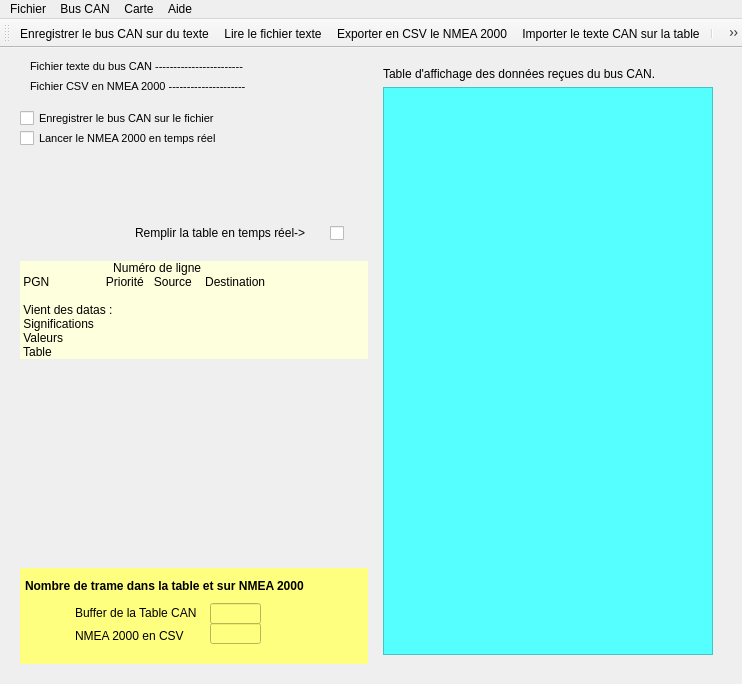
<?xml version="1.0" encoding="UTF-8"?>
<ui version="4.0">
 <author>Alain malvoisin</author>
 <class>MainWindow</class>
 <widget class="QMainWindow" name="MainWindow">
  <property name="geometry">
   <rect>
    <x>0</x>
    <y>0</y>
    <width>742</width>
    <height>684</height>
   </rect>
  </property>
  <property name="minimumSize">
   <size>
    <width>710</width>
    <height>0</height>
   </size>
  </property>
  <property name="maximumSize">
   <size>
    <width>850</width>
    <height>16777215</height>
   </size>
  </property>
  <property name="windowTitle">
   <string>CAN bus et NMEA 2000 en temps réél</string>
  </property>
  <property name="windowIcon">
   <iconset>
    <selectedon>:/icones/ps2.png</selectedon>
   </iconset>
  </property>
  <widget class="QWidget" name="centralwidget">
   <layout class="QGridLayout" name="gridLayout">
    <property name="leftMargin">
     <number>20</number>
    </property>
    <property name="topMargin">
     <number>10</number>
    </property>
    <property name="rightMargin">
     <number>20</number>
    </property>
    <property name="bottomMargin">
     <number>20</number>
    </property>
    <item row="2" column="0" colspan="2">
     <widget class="QLabel" name="lab_octet">
      <property name="sizePolicy">
       <sizepolicy hsizetype="Minimum" vsizetype="Preferred">
        <horstretch>0</horstretch>
        <verstretch>0</verstretch>
       </sizepolicy>
      </property>
      <property name="autoFillBackground">
       <bool>false</bool>
      </property>
      <property name="styleSheet">
       <string notr="true">background-color: rgb(254, 255, 221);</string>
      </property>
      <property name="lineWidth">
       <number>1</number>
      </property>
      <property name="text">
       <string>                            Numéro de ligne
 PGN                 Priorité   Source    Destination

 Vient des datas :
 Significations
 Valeurs
 Table</string>
      </property>
      <property name="wordWrap">
       <bool>true</bool>
      </property>
     </widget>
    </item>
    <item row="0" column="3" rowspan="6" colspan="2">
     <layout class="QVBoxLayout" name="verticalLayout">
      <item>
       <widget class="QWidget" name="widget_2" native="true">
        <layout class="QGridLayout" name="gridLayout_2">
         <item row="0" column="0">
          <widget class="QLabel" name="label_4">
           <property name="text">
            <string>Table d'affichage des données reçues du bus CAN.</string>
           </property>
          </widget>
         </item>
         <item row="1" column="0">
          <widget class="QTableView" name="table_can">
           <property name="minimumSize">
            <size>
             <width>310</width>
             <height>0</height>
            </size>
           </property>
           <property name="styleSheet">
            <string notr="true">background-color: rgb(85, 255, 255);</string>
           </property>
           <attribute name="horizontalHeaderMinimumSectionSize">
            <number>24</number>
           </attribute>
           <attribute name="verticalHeaderVisible">
            <bool>false</bool>
           </attribute>
           <attribute name="verticalHeaderDefaultSectionSize">
            <number>30</number>
           </attribute>
          </widget>
         </item>
        </layout>
       </widget>
      </item>
     </layout>
    </item>
    <item row="1" column="0" colspan="2">
     <widget class="QWidget" name="widget_4" native="true">
      <widget class="QCheckBox" name="check_buffer">
       <property name="geometry">
        <rect>
         <x>310</x>
         <y>55</y>
         <width>16</width>
         <height>36</height>
        </rect>
       </property>
       <property name="font">
        <font>
         <bold>true</bold>
        </font>
       </property>
       <property name="text">
        <string/>
       </property>
      </widget>
      <widget class="QLabel" name="label_9">
       <property name="geometry">
        <rect>
         <x>115</x>
         <y>65</y>
         <width>191</width>
         <height>16</height>
        </rect>
       </property>
       <property name="text">
        <string>Remplir la table en temps réel-&gt;</string>
       </property>
       <property name="buddy">
        <cstring>check_buffer</cstring>
       </property>
      </widget>
      <widget class="QLabel" name="lab_connection">
       <property name="geometry">
        <rect>
         <x>10</x>
         <y>0</y>
         <width>316</width>
         <height>41</height>
        </rect>
       </property>
       <property name="font">
        <font>
         <pointsize>8</pointsize>
         <bold>true</bold>
        </font>
       </property>
       <property name="styleSheet">
        <string notr="true">color: rgb(255, 85, 0);</string>
       </property>
       <property name="text">
        <string/>
       </property>
      </widget>
     </widget>
    </item>
    <item row="5" column="0" colspan="2">
     <widget class="QWidget" name="widget" native="true">
      <property name="styleSheet">
       <string notr="true">background-color: rgb(255, 255, 127);</string>
      </property>
      <widget class="QLineEdit" name="line_nmea">
       <property name="geometry">
        <rect>
         <x>190</x>
         <y>55</y>
         <width>51</width>
         <height>21</height>
        </rect>
       </property>
      </widget>
      <widget class="QLineEdit" name="line_table">
       <property name="geometry">
        <rect>
         <x>190</x>
         <y>35</y>
         <width>51</width>
         <height>21</height>
        </rect>
       </property>
      </widget>
      <widget class="QLabel" name="label_2">
       <property name="geometry">
        <rect>
         <x>55</x>
         <y>60</y>
         <width>121</width>
         <height>16</height>
        </rect>
       </property>
       <property name="text">
        <string>NMEA 2000 en CSV</string>
       </property>
       <property name="buddy">
        <cstring>line_nmea</cstring>
       </property>
      </widget>
      <widget class="QLabel" name="label_3">
       <property name="geometry">
        <rect>
         <x>55</x>
         <y>35</y>
         <width>131</width>
         <height>20</height>
        </rect>
       </property>
       <property name="text">
        <string>Buffer de la Table CAN</string>
       </property>
       <property name="buddy">
        <cstring>line_table</cstring>
       </property>
      </widget>
      <widget class="QLabel" name="label">
       <property name="geometry">
        <rect>
         <x>5</x>
         <y>10</y>
         <width>321</width>
         <height>16</height>
        </rect>
       </property>
       <property name="font">
        <font>
         <bold>true</bold>
        </font>
       </property>
       <property name="text">
        <string>Nombre de trame dans la table et sur NMEA 2000</string>
       </property>
      </widget>
     </widget>
    </item>
    <item row="0" column="0" colspan="2">
     <widget class="QWidget" name="widget_5" native="true">
      <widget class="QWidget" name="widget_6" native="true">
       <property name="geometry">
        <rect>
         <x>0</x>
         <y>-5</y>
         <width>331</width>
         <height>100</height>
        </rect>
       </property>
       <property name="font">
        <font>
         <pointsize>8</pointsize>
         <bold>false</bold>
        </font>
       </property>
       <widget class="QCheckBox" name="check_file">
        <property name="geometry">
         <rect>
          <x>0</x>
          <y>55</y>
          <width>246</width>
          <height>20</height>
         </rect>
        </property>
        <property name="text">
         <string>Enregistrer le bus CAN sur le fichier</string>
        </property>
       </widget>
       <widget class="QCheckBox" name="check_nmea">
        <property name="geometry">
         <rect>
          <x>0</x>
          <y>75</y>
          <width>226</width>
          <height>20</height>
         </rect>
        </property>
        <property name="text">
         <string>Lancer le NMEA 2000 en temps réel</string>
        </property>
       </widget>
       <widget class="QLabel" name="lab_file">
        <property name="geometry">
         <rect>
          <x>10</x>
          <y>5</y>
          <width>321</width>
          <height>16</height>
         </rect>
        </property>
        <property name="text">
         <string>Fichier texte du bus CAN ------------------------</string>
        </property>
       </widget>
       <widget class="QLabel" name="lab_csv">
        <property name="geometry">
         <rect>
          <x>10</x>
          <y>25</y>
          <width>321</width>
          <height>16</height>
         </rect>
        </property>
        <property name="text">
         <string>Fichier CSV en NMEA 2000 ---------------------</string>
        </property>
       </widget>
      </widget>
     </widget>
    </item>
    <item row="3" column="0" rowspan="2" colspan="2">
     <widget class="QWidget" name="widget_3" native="true">
      <widget class="QLabel" name="label_10">
       <property name="geometry">
        <rect>
         <x>105</x>
         <y>80</y>
         <width>66</width>
         <height>81</height>
        </rect>
       </property>
       <property name="text">
        <string/>
       </property>
       <property name="pixmap">
        <pixmap>../HUAHINE/images/VoilierImage2.png</pixmap>
       </property>
       <property name="scaledContents">
        <bool>true</bool>
       </property>
      </widget>
      <widget class="QLabel" name="label_7">
       <property name="geometry">
        <rect>
         <x>155</x>
         <y>65</y>
         <width>66</width>
         <height>81</height>
        </rect>
       </property>
       <property name="text">
        <string/>
       </property>
       <property name="pixmap">
        <pixmap>../HUAHINE/images/VoilierImage.png</pixmap>
       </property>
       <property name="scaledContents">
        <bool>true</bool>
       </property>
      </widget>
      <widget class="QLabel" name="label_8">
       <property name="geometry">
        <rect>
         <x>25</x>
         <y>80</y>
         <width>66</width>
         <height>81</height>
        </rect>
       </property>
       <property name="text">
        <string/>
       </property>
       <property name="pixmap">
        <pixmap>../HUAHINE/images/Spi.png</pixmap>
       </property>
       <property name="scaledContents">
        <bool>true</bool>
       </property>
      </widget>
      <widget class="QLabel" name="label_11">
       <property name="geometry">
        <rect>
         <x>-10</x>
         <y>10</y>
         <width>341</width>
         <height>111</height>
        </rect>
       </property>
       <property name="text">
        <string/>
       </property>
       <property name="pixmap">
        <pixmap>../HUAHINE/images/regate.jpg</pixmap>
       </property>
       <property name="scaledContents">
        <bool>true</bool>
       </property>
      </widget>
      <zorder>label_11</zorder>
      <zorder>label_7</zorder>
      <zorder>label_10</zorder>
      <zorder>label_8</zorder>
     </widget>
    </item>
   </layout>
  </widget>
  <widget class="QMenuBar" name="menubar">
   <property name="geometry">
    <rect>
     <x>0</x>
     <y>0</y>
     <width>742</width>
     <height>22</height>
    </rect>
   </property>
   <widget class="QMenu" name="menuFichier">
    <property name="title">
     <string>Fichier</string>
    </property>
    <addaction name="actionOuvrir"/>
    <addaction name="actionVoir"/>
    <addaction name="actionExport"/>
    <addaction name="actionImporter"/>
    <addaction name="separator"/>
    <addaction name="actionQuitter"/>
   </widget>
   <widget class="QMenu" name="menuTable">
    <property name="title">
     <string>Aide</string>
    </property>
    <addaction name="actionAbout"/>
   </widget>
   <widget class="QMenu" name="menuBus_CAN">
    <property name="title">
     <string>Bus CAN</string>
    </property>
    <addaction name="actionOpen"/>
    <addaction name="actionClose"/>
    <addaction name="actionRead"/>
    <addaction name="actionStop"/>
    <addaction name="separator"/>
    <addaction name="actionStatus"/>
   </widget>
   <widget class="QMenu" name="menuCarte">
    <property name="title">
     <string>Carte</string>
    </property>
    <addaction name="actionMap"/>
   </widget>
   <addaction name="menuFichier"/>
   <addaction name="menuBus_CAN"/>
   <addaction name="menuCarte"/>
   <addaction name="menuTable"/>
  </widget>
  <widget class="QToolBar" name="toolBar">
   <property name="windowTitle">
    <string>toolBar</string>
   </property>
   <attribute name="toolBarArea">
    <enum>TopToolBarArea</enum>
   </attribute>
   <attribute name="toolBarBreak">
    <bool>false</bool>
   </attribute>
   <addaction name="actionOuvrir"/>
   <addaction name="actionVoir"/>
   <addaction name="actionExport"/>
   <addaction name="actionImporter"/>
   <addaction name="separator"/>
   <addaction name="actionOpen"/>
   <addaction name="actionClose"/>
   <addaction name="actionRead"/>
   <addaction name="actionStop"/>
   <addaction name="actionMap"/>
   <addaction name="actionStatus"/>
   <addaction name="separator"/>
   <addaction name="actionQuitter"/>
  </widget>
  <action name="actionQuitter">
   <property name="checkable">
    <bool>true</bool>
   </property>
   <property name="icon">
    <iconset>
     <normaloff>../HUAHINE/icones/sortie.png</normaloff>../HUAHINE/icones/sortie.png</iconset>
   </property>
   <property name="text">
    <string>Quitter</string>
   </property>
   <property name="toolTip">
    <string>Quitter l'application</string>
   </property>
   <property name="shortcut">
    <string>Ctrl+Q</string>
   </property>
  </action>
  <action name="actionImporter">
   <property name="icon">
    <iconset>
     <normaloff>../HUAHINE/icones/Table.ico</normaloff>../HUAHINE/icones/Table.ico</iconset>
   </property>
   <property name="text">
    <string>Importer le texte CAN sur la table</string>
   </property>
   <property name="toolTip">
    <string>Importer le fchier CAN dans la table</string>
   </property>
   <property name="shortcut">
    <string>Ctrl+I</string>
   </property>
  </action>
  <action name="actionVoir">
   <property name="icon">
    <iconset>
     <normaloff>../GUI_Alain/icones/Lire.png</normaloff>../GUI_Alain/icones/Lire.png</iconset>
   </property>
   <property name="text">
    <string>Lire le fichier texte</string>
   </property>
   <property name="toolTip">
    <string>Lire le fichier du bus CAN</string>
   </property>
   <property name="shortcut">
    <string>Ctrl+T</string>
   </property>
  </action>
  <action name="actionOuvrir">
   <property name="icon">
    <iconset>
     <normaloff>../HUAHINE/icones/Ouvir.gif</normaloff>../HUAHINE/icones/Ouvir.gif</iconset>
   </property>
   <property name="text">
    <string>Enregistrer le bus CAN sur du texte</string>
   </property>
   <property name="toolTip">
    <string>Ouvrir un fichier texte</string>
   </property>
   <property name="shortcut">
    <string>Ctrl+E</string>
   </property>
  </action>
  <action name="actionOpen">
   <property name="icon">
    <iconset>
     <normaloff>../HUAHINE/icones/OpenMal.gif</normaloff>../HUAHINE/icones/OpenMal.gif</iconset>
   </property>
   <property name="text">
    <string>Ouvre l'dapatateur</string>
   </property>
   <property name="toolTip">
    <string>Ouvre l'adaptateur CAN</string>
   </property>
   <property name="shortcut">
    <string>Ctrl+O</string>
   </property>
  </action>
  <action name="actionClose">
   <property name="icon">
    <iconset>
     <normaloff>../HUAHINE/icones/CloseMal.gif</normaloff>../HUAHINE/icones/CloseMal.gif</iconset>
   </property>
   <property name="text">
    <string>Ferme l'adaptateur</string>
   </property>
   <property name="toolTip">
    <string>Ferme l'adaptateur CAN</string>
   </property>
   <property name="shortcut">
    <string>Ctrl+C</string>
   </property>
  </action>
  <action name="actionRead">
   <property name="icon">
    <iconset>
     <normaloff>../HUAHINE/icones/Talk.gif</normaloff>../HUAHINE/icones/Talk.gif</iconset>
   </property>
   <property name="text">
    <string>Lecture du  bus CAN</string>
   </property>
   <property name="toolTip">
    <string>Lecture sur le bus CAN</string>
   </property>
   <property name="shortcut">
    <string>Ctrl+R</string>
   </property>
  </action>
  <action name="actionStatus">
   <property name="icon">
    <iconset>
     <normaloff>../HUAHINE/icones/Status.png</normaloff>../HUAHINE/icones/Status.png</iconset>
   </property>
   <property name="text">
    <string>Lire le Status</string>
   </property>
   <property name="toolTip">
    <string>Lire le Status du bus CAN</string>
   </property>
   <property name="shortcut">
    <string>Ctrl+L</string>
   </property>
  </action>
  <action name="actionStop">
   <property name="icon">
    <iconset>
     <normaloff>../HUAHINE/icones/STOP.gif</normaloff>../HUAHINE/icones/STOP.gif</iconset>
   </property>
   <property name="text">
    <string>STOP la lecture</string>
   </property>
   <property name="toolTip">
    <string>STOP la lecture CAN</string>
   </property>
   <property name="shortcut">
    <string>Ctrl+S</string>
   </property>
  </action>
  <action name="actionAbout">
   <property name="icon">
    <iconset>
     <normaloff>../HUAHINE/icones/ps2.png</normaloff>../HUAHINE/icones/ps2.png</iconset>
   </property>
   <property name="text">
    <string>A propos</string>
   </property>
   <property name="shortcut">
    <string>Ctrl+A</string>
   </property>
  </action>
  <action name="actionExport">
   <property name="icon">
    <iconset>
     <normaloff>../HUAHINE/icones/csv.gif</normaloff>../HUAHINE/icones/csv.gif</iconset>
   </property>
   <property name="text">
    <string>Exporter en CSV le NMEA 2000</string>
   </property>
   <property name="toolTip">
    <string>Exporter NMEA 2000 vers un CSV</string>
   </property>
   <property name="shortcut">
    <string>Ctrl+N</string>
   </property>
  </action>
  <action name="actionMap">
   <property name="icon">
    <iconset>
     <normaloff>../HUAHINE/icones/VoilierImage.png</normaloff>../HUAHINE/icones/VoilierImage.png</iconset>
   </property>
   <property name="text">
    <string>Voir la carte</string>
   </property>
   <property name="toolTip">
    <string>Voir le voilier sur la carte</string>
   </property>
  </action>
 </widget>
 <resources>
  <include location="../GUI_Alain/images/alain.qrc"/>
 </resources>
 <connections/>
</ui>
